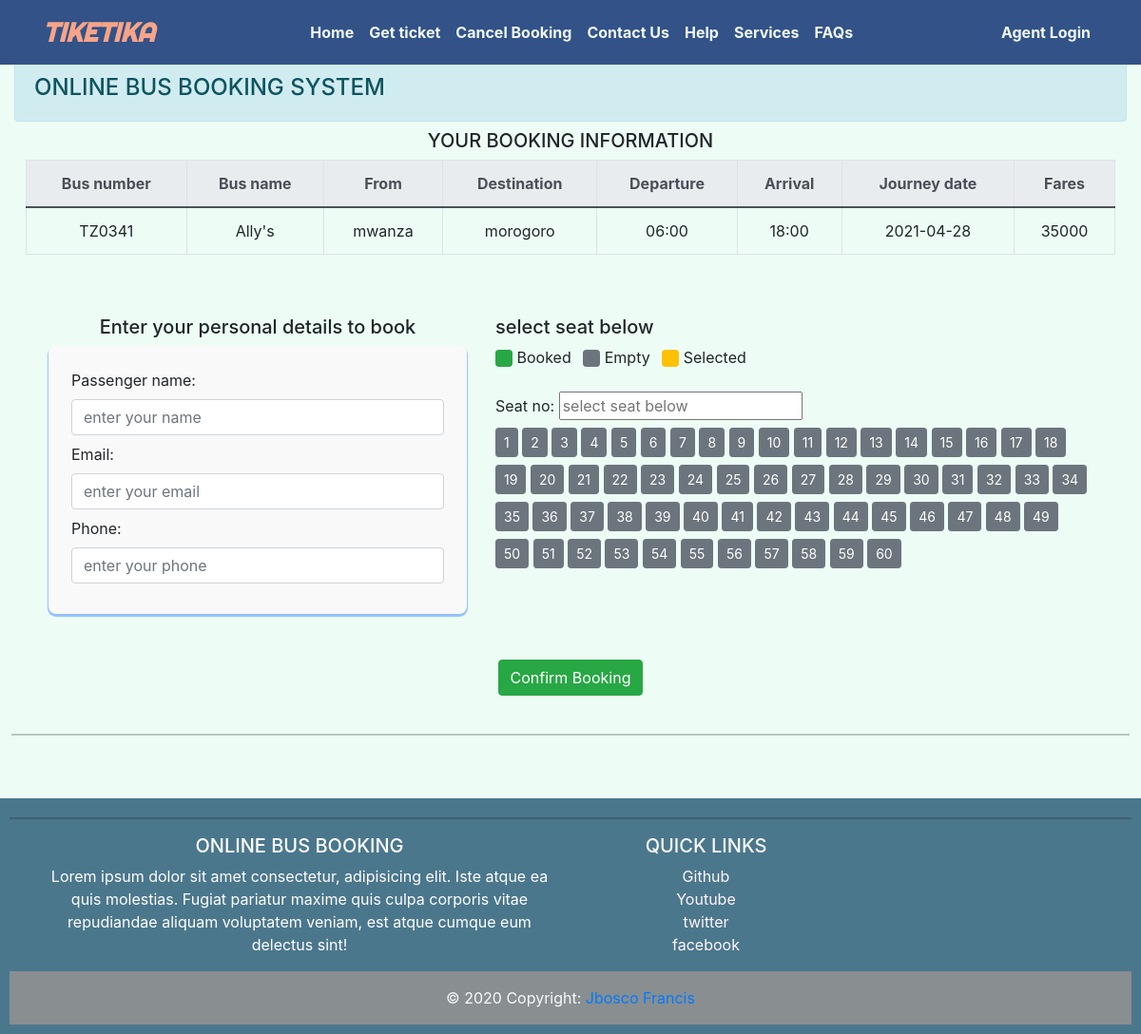
The app's page /booking_info/1 with its own data.
### booking/models.py (models this page shows, shortened)
class Route(models.Model):
    bus = models.ForeignKey(Bus, on_delete=models.CASCADE)
    source = models.CharField(max_length=20, null=False)
    destination = models.CharField(max_length=20, null=False)
    fares = models.IntegerField(null=False)
    journey_date = models.DateField(null=False)
    departure = models.TimeField(null=False)
    arrival = models.TimeField(null=False)

class Bus(models.Model):
    company = models.CharField(max_length=55, null=True)
    bus_no = models.CharField(max_length=30, null=False)
    bus_name = models.CharField(max_length=30, null=False)
    total_seats = models.IntegerField(null=False)
    contact = models.IntegerField(null=False)

### booking/views.py (the view)
# urls.py: path('booking_info/<int:pk>', views.booking_info, name='booking_info'),
def booking_info(request, pk):
    form = PassengerForm()
    detail = Route.objects.get(id=pk)
    bus_id=detail.bus.id
    bus = Bus.objects.get(id=bus_id)
    seats_selected = Passenger.objects.filter(bus=bus)
    total_seat = bus.total_seats
    b=[]
    def reserverd_seat(x):
        seat_list = []
        for i in seats_selected:
            for a in range(total_seat):
                if a != i.seat_no:
                    pass
                else:
                    seat_list.append(a)
        return seat_list
    reserverd_seat = reserverd_seat(b)
    c=[]
    def empty_seat(x):
        seat_list = []
        for i in range(1, total_seat+1):
            if i not in reserverd_seat:
                seat_list.append(i)
        return seat_list
    empty_seat = empty_seat(c)
    context = {'detail':detail, 'form':form, 'seats_selected':seats_selected, 'reserverd_seat':reserverd_seat, 'range':range(1,total_seat+1)}
    return render(request, 'booking/booking_info.html', context)

### booking/forms.py
class PassengerForm(ModelForm):
    class Meta:
        model = Passenger
        fields = ('name', 'email', 'phone',)
        labels = {
            'name': _('Passenger name')
        }
        widgets = {
            'name': forms.TextInput(
                attrs={
                    'class': 'form-control mb-2',
                    'placeholder': 'enter your name'
                }
            ),
            'email': forms.EmailInput(
                attrs={
                    'class': 'form-control mb-2',
                    'placeholder': 'enter your email'
                }
            ),
            'phone': forms.NumberInput(
                attrs={
                    'class': 'form-control mb-2',
                    'placeholder': 'enter your phone'
                }
            )
        }

### booking/templates/booking/booking_info.html (shortened to what this page needs)
{% extends 'booking/base.html' %}
{% load static %}
{% block content %}
<div class="row">
    <div class="booking mt-2">
        <h5 class="text-center">YOUR BOOKING INFORMATION</h5>
        <div class="col-md-12">
            <form action="{% url 'booking' %}" method="POST" onsubmit="return validate()">
                <div>
                <div class="table-responsive">
                    <table class="table text-center table-bordered">
                        <thead class="table thead-light">
                            <th>Bus number</th>
                            <th>Bus name</th>
                            <th>From</th>
                            <th>Destination</th>
                            <th>Departure</th>
                            <th>Arrival</th>
                            <th>Journey date</th>
                            <th>Fares</th>
                        </thead>
                        <tr>
                            <td>
                                {{detail.bus.bus_no}}
                            </td>
                            <td>
                                {{detail.bus.bus_name}}
                            </td>
                            <td>
                                {{detail.source}}
                            </td>
                            <td>
                                {{detail.destination}}
                            </td>
                            <td>
                                {{detail.departure|date:"H:i"}}
                            </td>
                            <td>
                                {{detail.arrival|date:"H:i"}}
                            </td>
                            <td>
                                {{detail.journey_date|date:"Y-m-d"}}
                            </td>
                            <td>
                                {{detail.fares}}
                            </td>
                        </tr>
                    </table>
                </div>
                <div class="row mt-4 p-4">
                    <div class="col-md-5">
                        <h5 class="text-center">Enter your personal details to book</h5>
                        <div class="form p-4">
                            {{form}}
                        </div>
                    </div>
                    <div class="col-md-7">
                        <h5>select seat below</h5>
                        <span class="btn btn-sm btn-success p-2" style="cursor: default;"></span> Booked
                        <span class="btn btn-sm btn-secondary p-2 ml-2" style="cursor: default;"> </span> Empty
                        <span class="btn btn-sm btn-warning p-2 ml-2" style="cursor: default;"></span> Selected
                        <br>
                        <br>
                        <span>Seat no: <input  class="mb-2 col-xs-2" type="text" name="seat_no" id="selectedSeat" value="" readonly placeholder="select seat below"></span>
                        <div>
                            {% for seat in range %}
                            {% if seat not in reserverd_seat %}
                            <span class="btn btn-secondary btn-sm mybtn seatList mb-2" data-seat="{{seat}}" id="{{seat}}">{{seat}}</span>
                            {% else %}
                            <span class="btn btn-success btn-sm mb-2 mybtn" style="cursor: default;">{{seat}}</span>
                            {% endif %}
                            {% endfor %}
                        </div>
                    </div>
                </div>
                <br>
                </div>
                <div class="text-center">
                    <button class="btn btn-success">Confirm Booking</button>
                </div>
            </form>
        </div>
        <br>
        <hr>
    </div>
</div>
{% endblock %}

### static/css/main.css (style rules this page uses)
body { background-color: #edfdf5; margin-top: 65px; }
.form { background-color: #faf9f9; border-radius: 8px; box-shadow: 0px 2px 1px 1px #94bfff; }

### records on screen
Route: bus.bus_no "TZ0341", bus.bus_name "Ally's", source "mwanza", destination "morogoro", departure "06:00", arrival "18:00", journey_date "2021-04-28", fares "35000"

### other values on screen
{{ seat }} "1" "2" "3" "4" "5" "6" "7" "8" "9" "10" "11" "12" "13" "14" "15" "16" "17" "18" "19" "20" "21" "22" "23" "24" "25" "26" "27" "28" "29" "30" "31" "32" "33" "34" "35" "36" "37" "38" "39" "40" "41" "42" "43" "44" "45" "46" "47" "48" "49" "50" "51" "52" "53" "54" "55" "56" "57" "58" "59" "60"
